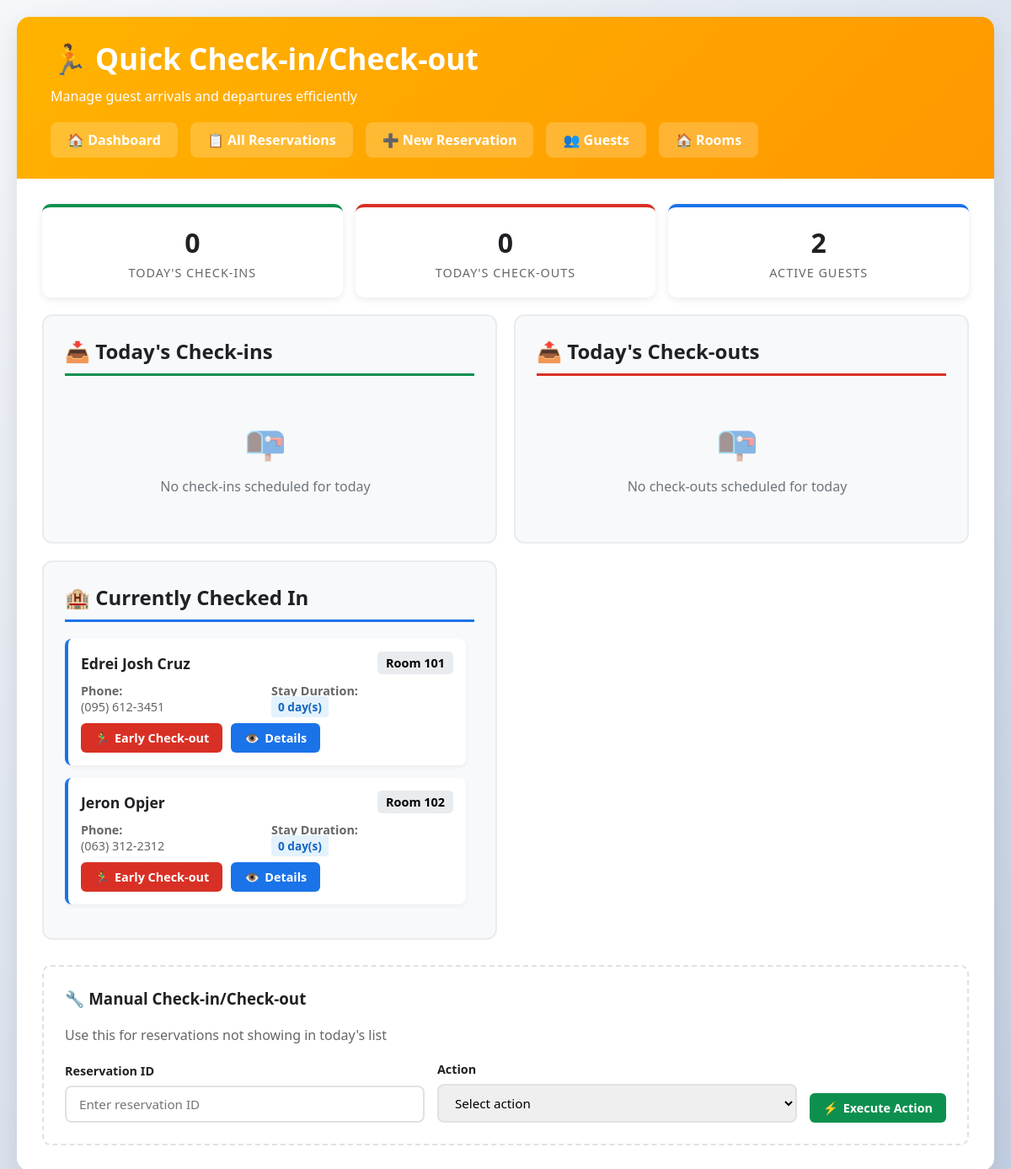
The app's page /hotel/check_in_out.php with its own data.
### tables this page shows
CREATE TABLE `reservations` (
  `id` int(11) NOT NULL,
  `guest_id` int(11) NOT NULL,
  `room_id` int(11) NOT NULL,
  `check_in` date NOT NULL,
  `check_out` date NOT NULL,
  `number_of_guests` int(11) NOT NULL DEFAULT 1,
  `total_amount` decimal(10,2) DEFAULT NULL,
  `status` enum('pending','confirmed','checked_in','checked_out','cancelled') DEFAULT 'pending',
  `special_requests` text DEFAULT NULL,
  `created_at` timestamp NOT NULL DEFAULT current_timestamp(),
  `updated_at` timestamp NOT NULL DEFAULT current_timestamp() ON UPDATE current_timestamp()
);

CREATE TABLE `guests` (
  `id` int(11) NOT NULL,
  `first_name` varchar(50) NOT NULL,
  `last_name` varchar(50) NOT NULL,
  `email` varchar(100) NOT NULL,
  `phone` varchar(20) NOT NULL,
  `address` text DEFAULT NULL,
  `created_at` timestamp NOT NULL DEFAULT current_timestamp(),
  `updated_at` timestamp NOT NULL DEFAULT current_timestamp() ON UPDATE current_timestamp()
);

CREATE TABLE `rooms` (
  `id` int(11) NOT NULL,
  `room_number` varchar(10) NOT NULL,
  `room_type` varchar(50) NOT NULL,
  `floor` int(11) NOT NULL,
  `bed_type` varchar(50) NOT NULL,
  `capacity` int(11) NOT NULL,
  `amenities` text DEFAULT NULL,
  `price_per_night` decimal(10,2) NOT NULL,
  `status` enum('available','occupied','maintenance','reserved') DEFAULT 'available',
  `created_at` timestamp NOT NULL DEFAULT current_timestamp(),
  `updated_at` timestamp NOT NULL DEFAULT current_timestamp() ON UPDATE current_timestamp()
);

### hotel/check_in_out.php (the view, shortened to what this page needs)
<?php
require_once 'hotel_config.php';
$today_checkins = $pdo->query("
    SELECT r.*, g.first_name, g.last_name, g.phone, rm.room_number, rm.room_type
    FROM reservations r
    JOIN guests g ON r.guest_id = g.id
    JOIN rooms rm ON r.room_id = rm.id
    WHERE r.check_in = CURDATE()
    AND r.status = 'confirmed'
    ORDER BY r.check_in
")->fetchAll();
$today_checkouts = $pdo->query("
    SELECT r.*, g.first_name, g.last_name, g.phone, rm.room_number, rm.room_type
    FROM reservations r
    JOIN guests g ON r.guest_id = g.id
    JOIN rooms rm ON r.room_id = rm.id
    WHERE r.check_out = CURDATE()
    AND r.status = 'checked_in'
    ORDER BY r.check_out
")->fetchAll();
$active_checkins = $pdo->query("
    SELECT r.*, g.first_name, g.last_name, g.phone, rm.room_number, rm.room_type,
           DATEDIFF(CURDATE(), r.check_in) as days_stayed
    FROM reservations r
    JOIN guests g ON r.guest_id = g.id
    JOIN rooms rm ON r.room_id = rm.id
    WHERE r.status = 'checked_in'
    ORDER BY r.check_in
")->fetchAll();
?>
<!DOCTYPE html>
<html lang="en">
<head>
</head>
<body>
    <div class="container">
        <div class="header">
            <h1>🏃 Quick Check-in/Check-out</h1>
            <p>Manage guest arrivals and departures efficiently</p>
            <div class="nav-links">
                <a href="hotel_index.php" class="nav-btn">🏠 Dashboard</a>
                <a href="reservations.php" class="nav-btn">📋 All Reservations</a>
                <a href="new_reservation.php" class="nav-btn">➕ New Reservation</a>
                <a href="guests.php" class="nav-btn">👥 Guests</a>
                <a href="rooms.php" class="nav-btn">🏠 Rooms</a>
            </div>
        </div>
        <div class="content">
            <div class="quick-stats">
                <div class="stat-box checkins">
                    <div class="stat-number"><?php echo count($today_checkins); ?></div>
                    <div class="stat-label">Today's Check-ins</div>
                </div>
                <div class="stat-box checkouts">
                    <div class="stat-number"><?php echo count($today_checkouts); ?></div>
                    <div class="stat-label">Today's Check-outs</div>
                </div>
                <div class="stat-box active">
                    <div class="stat-number"><?php echo count($active_checkins); ?></div>
                    <div class="stat-label">Active Guests</div>
                </div>
            </div>
            <div class="dashboard-grid">
                <div class="card today-checkins">
                    <h2>📥 Today's Check-ins</h2>
                    <div class="reservation-list">
                        <?php if (empty($today_checkins)): ?>
                            <div class="empty-state">
                                <div class="empty-state-icon">📭</div>
                                <p>No check-ins scheduled for today</p>
                            </div>
                        <?php endif; ?>
                    </div>
                </div>
                <div class="card today-checkouts">
                    <h2>📤 Today's Check-outs</h2>
                    <div class="reservation-list">
                        <?php if (empty($today_checkouts)): ?>
                            <div class="empty-state">
                                <div class="empty-state-icon">📭</div>
                                <p>No check-outs scheduled for today</p>
                            </div>
                        <?php endif; ?>
                    </div>
                </div>
                <div class="card active-guests">
                    <h2>🏨 Currently Checked In</h2>
                    <div class="reservation-list">
                        <?php if (empty($active_checkins)): ?>
                            <div class="empty-state">
                                <div class="empty-state-icon">🏠</div>
                                <p>No active guests at the moment</p>
                            </div>
                        <?php else: ?>
                            <?php foreach ($active_checkins as $reservation): ?>
                            <div class="reservation-item active">
                                <div class="reservation-header">
                                    <div class="guest-name">
                                        <?php echo htmlspecialchars($reservation['first_name'] . ' ' . $reservation['last_name']); ?>
                                    </div>
                                    <div class="room-info">
                                        Room <?php echo htmlspecialchars($reservation['room_number']); ?>
                                    </div>
                                </div>
                                <div class="reservation-details">
                                    <div>
                                        <strong>Phone:</strong><br>
                                        <?php echo htmlspecialchars($reservation['phone']); ?>
                                    </div>
                                    <div>
                                        <strong>Stay Duration:</strong><br>
                                        <span class="days-stayed">
                                            <?php echo $reservation['days_stayed']; ?> day(s)
                                        </span>
                                    </div>
                                </div>
                                <div class="reservation-actions">
                                    <form method="POST" style="display: inline;">
                                        <button type="submit" name="check_out" class="btn btn-warning">
                                            <span>🏃‍♂️</span> Early Check-out
                                        </button>
                                    </form>
                                    <a href="reservations.php" class="btn btn-info">
                                        <span>👁️</span> Details
                                    </a>
                                </div>
                            </div>
                            <?php endforeach; ?>
                        <?php endif; ?>
                    </div>
                </div>
            </div>
            <div class="manual-action">
                <h3>🔧 Manual Check-in/Check-out</h3>
                <p style="color: #666; margin-bottom: 20px;">Use this for reservations not showing in today's list</p>
                <form method="POST" id="manualForm">
                    <div class="form-inline">
                        <div class="form-group">
                            <label for="manual_reservation_id">Reservation ID</label>
                            <input type="number" id="manual_reservation_id" name="manual_reservation_id"
                                   class="form-control" placeholder="Enter reservation ID" required>
                        </div>
                        <div class="form-group">
                            <label for="manual_action_type">Action</label>
                            <select id="manual_action_type" name="manual_action_type" class="form-control" required>
                                <option value="">Select action</option>
                            </select>
                        </div>
                        <button type="submit" name="manual_submit" class="btn btn-success">
                            <span>⚡</span> Execute Action
                        </button>
                    </div>
                </form>
            </div>
        </div>
    </div>
</body>
</html>

### hotel/check_in_out.php (style rules this page uses)
:root { --hotel-blue: #1a73e8; --hotel-green: #0d904f; --hotel-gold: #ffb300; --hotel-red: #d93025; --light-bg: #f8f9fa; --dark-text: #202124; }
* { margin: 0; padding: 0; box-sizing: border-box; font-family: 'Segoe UI', Tahoma, Geneva, Verdana, sans-serif; }
body { background: linear-gradient(135deg, #f5f7fa 0%, #c3cfe2 100%); min-height: 100vh; padding: 20px; }
.container { max-width: 1400px; margin: 0 auto; background: white; border-radius: 15px; box-shadow: 0 10px 30px rgba(0,0,0,0.1); overflow: hidden; }
.header { background: linear-gradient(135deg, var(--hotel-gold) 0%, #ff9800 100%); color: white; padding: 25px 40px; }
.header h1 { font-size: 2.2rem; margin-bottom: 10px; display: flex; align-items: center; gap: 15px; }
.nav-links { display: flex; gap: 15px; margin-top: 20px; flex-wrap: wrap; }
.nav-btn { padding: 10px 20px; background: rgba(255,255,255,0.2); color: white; border-radius: 8px; text-decoration: none; font-weight: 600; transition: all 0.3s; }
.content { padding: 30px; }
.dashboard-grid { display: grid; grid-template-columns: repeat(auto-fit, minmax(400px, 1fr)); gap: 20px; margin-bottom: 30px; }
.card { background: var(--light-bg); border-radius: 12px; padding: 25px; border: 2px solid #e9ecef; height: fit-content; }
.card h2 { color: var(--dark-text); margin-bottom: 20px; padding-bottom: 10px; border-bottom: 3px solid; font-size: 1.5rem; display: flex; align-items: center; gap: 10px; }
.card.today-checkins h2 { border-color: var(--hotel-green); }
.card.today-checkouts h2 { border-color: var(--hotel-red); }
.card.active-guests h2 { border-color: var(--hotel-blue); }
.reservation-list { max-height: 400px; overflow-y: auto; padding-right: 10px; }
.reservation-item { background: white; border-radius: 8px; padding: 15px; margin-bottom: 15px; border-left: 4px solid; box-shadow: 0 2px 5px rgba(0,0,0,0.05); }
.reservation-item.active { border-left-color: var(--hotel-blue); }
.reservation-header { display: flex; justify-content: space-between; align-items: center; margin-bottom: 10px; }
.guest-name { font-weight: 700; font-size: 1.1rem; color: var(--dark-text); }
.room-info { background: #e9ecef; padding: 4px 10px; border-radius: 5px; font-weight: 600; font-size: 0.9rem; }
.reservation-details { display: grid; grid-template-columns: 1fr 1fr; gap: 10px; margin-bottom: 10px; font-size: 0.9rem; color: #666; }
.reservation-actions { display: flex; gap: 10px; margin-top: 10px; }
.btn { padding: 8px 16px; border: none; border-radius: 6px; font-size: 0.9rem; font-weight: 600; cursor: pointer; transition: all 0.3s; display: inline-flex; align-items: center; gap: 6px; text-decoration: none; }
.btn-success { background: var(--hotel-green); color: white; }
.btn-warning { background: var(--hotel-red); color: white; }
.btn-info { background: var(--hotel-blue); color: white; }
.empty-state { text-align: center; padding: 30px 20px; color: #6c757d; }
.empty-state-icon { font-size: 2.5rem; margin-bottom: 15px; opacity: 0.5; }
.quick-stats { display: grid; grid-template-columns: repeat(3, 1fr); gap: 15px; margin-bottom: 20px; }
.stat-box { background: white; border-radius: 10px; padding: 20px; text-align: center; box-shadow: 0 3px 10px rgba(0,0,0,0.08); border-top: 4px solid; }
.stat-box.checkins { border-color: var(--hotel-green); }
.stat-box.checkouts { border-color: var(--hotel-red); }
.stat-box.active { border-color: var(--hotel-blue); }
.stat-number { font-size: 2rem; font-weight: 700; color: var(--dark-text); margin-bottom: 5px; }
.stat-label { font-size: 0.9rem; color: #666; text-transform: uppercase; letter-spacing: 1px; }
.manual-action { background: white; border-radius: 10px; padding: 25px; margin-top: 30px; border: 2px dashed #dee2e6; }
.manual-action h3 { color: var(--dark-text); margin-bottom: 20px; display: flex; align-items: center; gap: 10px; }
.form-inline { display: flex; gap: 15px; align-items: flex-end; flex-wrap: wrap; }
.form-group { flex: 1; min-width: 200px; }
label { display: block; margin-bottom: 8px; color: var(--dark-text); font-weight: 600; font-size: 0.9rem; }
.form-control { width: 100%; padding: 10px 15px; border: 2px solid #dee2e6; border-radius: 8px; font-size: 0.95rem; transition: border-color 0.3s; }
.days-stayed { background: #e3f2fd; color: #1565c0; padding: 3px 8px; border-radius: 4px; font-size: 0.85rem; font-weight: 600; }

### records on screen
reservations: guest.last_name "Edrei Josh Cruz", room.room_number "101", guest.phone "(095) 612-3451", days_stayed "0"
reservations: guest.last_name "Jeron Opjer", room.room_number "102", guest.phone "(063) 312-2312", days_stayed "0"

### other values on screen
count($today_checkins) "0"
count($today_checkouts) "0"
count($active_checkins) "2"
